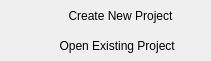
<?xml version="1.0" encoding="UTF-8"?>
<ui version="4.0">
 <class>StartupDialog</class>
 <widget class="QDialog" name="StartupDialog">
  <property name="windowModality">
   <enum>Qt::WindowModal</enum>
  </property>
  <property name="geometry">
   <rect>
    <x>0</x>
    <y>0</y>
    <width>211</width>
    <height>61</height>
   </rect>
  </property>
  <property name="windowTitle">
   <string>Startup Wizard</string>
  </property>
  <property name="layoutDirection">
   <enum>Qt::LeftToRight</enum>
  </property>
  <property name="modal">
   <bool>true</bool>
  </property>
  <widget class="QToolButton" name="btnNewProject">
   <property name="geometry">
    <rect>
     <x>0</x>
     <y>0</y>
     <width>211</width>
     <height>31</height>
    </rect>
   </property>
   <property name="contextMenuPolicy">
    <enum>Qt::DefaultContextMenu</enum>
   </property>
   <property name="text">
    <string>         Create New Project</string>
   </property>
   <property name="icon">
    <iconset resource="res.qrc">
     <normaloff>:/icons/toolbar/icons/toolbar/newproject.png</normaloff>:/icons/toolbar/icons/toolbar/newproject.png</iconset>
   </property>
   <property name="popupMode">
    <enum>QToolButton::DelayedPopup</enum>
   </property>
   <property name="toolButtonStyle">
    <enum>Qt::ToolButtonTextBesideIcon</enum>
   </property>
   <property name="autoRaise">
    <bool>true</bool>
   </property>
  </widget>
  <widget class="QToolButton" name="btnOpenProject">
   <property name="geometry">
    <rect>
     <x>0</x>
     <y>30</y>
     <width>211</width>
     <height>31</height>
    </rect>
   </property>
   <property name="text">
    <string>       Open Existing Project</string>
   </property>
   <property name="icon">
    <iconset resource="res.qrc">
     <normaloff>:/icons/toolbar/icons/toolbar/openproject.png</normaloff>:/icons/toolbar/icons/toolbar/openproject.png</iconset>
   </property>
   <property name="toolButtonStyle">
    <enum>Qt::ToolButtonTextBesideIcon</enum>
   </property>
   <property name="autoRaise">
    <bool>true</bool>
   </property>
   <property name="arrowType">
    <enum>Qt::NoArrow</enum>
   </property>
  </widget>
 </widget>
 <resources>
  <include location="res.qrc"/>
 </resources>
 <connections/>
</ui>
